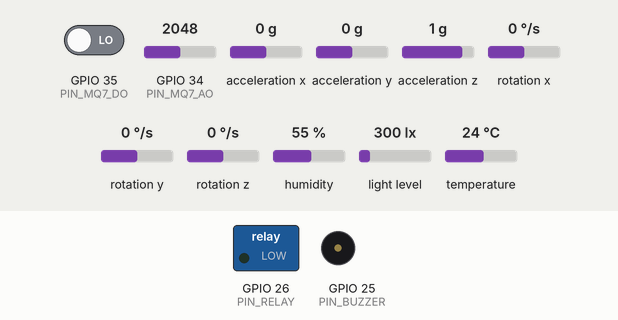
A sketch run on a simulated ESP32. Shown: switched loads named in the sketch (green lamp = pin HIGH), buzzer (waves = sounding). Wiring (inferred from the names in the program): MPU-6050 motion sensor at I2C address 0x68. The test bench sets the inputs (shaded band); at power-on: GPIO 34 (PIN_MQ7_AO) = 2048, acceleration x 0 g, acceleration y 0 g, GPIO 35 (PIN_MQ7_DO) LOW, acceleration z 1 g, rotation x 0 °/s, rotation y 0 °/s, rotation z 0 °/s, humidity 55 %, light level 300 lx, temperature 24 °C. WiFi joins after 1.5 s; servers stay silent unless stated; uploads are accepted with an empty reply; what the sketch prints to the serial monitor is not drawn.

Above: at 3.7 s.
3.8 s: GPIO 34 (PIN_MQ7_AO) set to 1948
At 4.6 s:
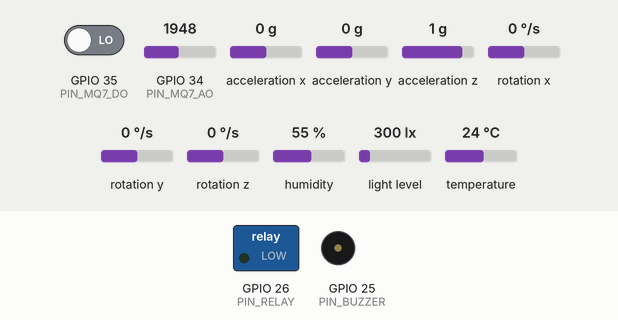
11.9 s: acceleration x set to -0.4 g
At 16.8 s:
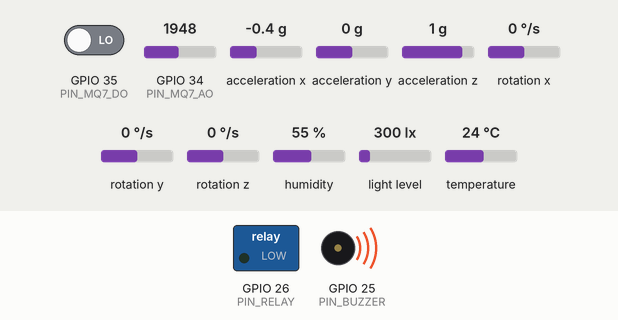
23.1 s: acceleration x set to 0 g
At 25.8 s:
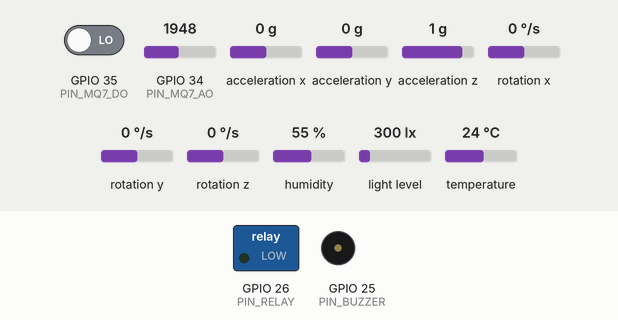
29.6 s: acceleration y set to -0.4 g
At 31.4 s:
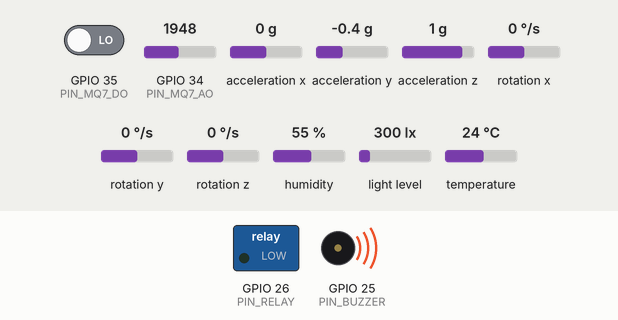
38.1 s: acceleration y set to 0 g
At 40.9 s:
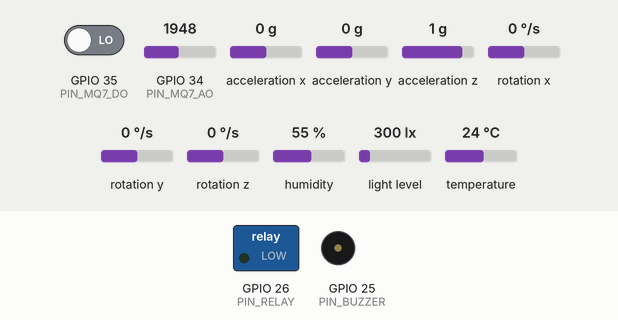
Timing chart, 0 to 42.4 s (numbered marks = the images above; inputs shaded):
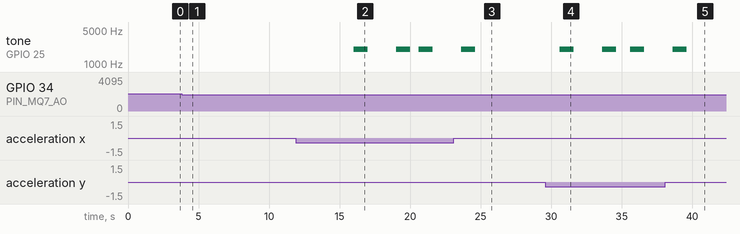

Measured:
- the behaviour switches between -0.2 and -0.3 g on acceleration x (found by bisection; images 1 and 2)
- the behaviour switches between -0.2 and -0.3 g on acceleration y (found by bisection; images 3 and 4)
- after the input at 3.8 s, tone on GPIO 25 (PIN_BUZZER): stops changing and stays silent
- after the input at 11.9 s, tone on GPIO 25 (PIN_BUZZER): goes 2000 Hz 1.0 s, silent 2.0 s, 2000 Hz 1.0 s, silent 0.60 s, 2000 Hz 1.0 s, then silent, starting after 4.1 s
- after the input at 23.1 s, tone on GPIO 25 (PIN_BUZZER): goes on until 24.6 s, then stays silent
- after the input at 29.6 s, tone on GPIO 25 (PIN_BUZZER): goes 2000 Hz 1.0 s, silent 2.0 s, 2000 Hz 1.0 s, silent 1.0 s, 2000 Hz 1.0 s, then silent, starting after 1.0 s
- after the input at 38.1 s, tone on GPIO 25 (PIN_BUZZER): goes on until 39.6 s, then stays silent

The sketch:

last_version.ino
```cpp
/* ============================================================
   Smart Building IoT - Zone 1, Node 01 (Main ESP32)
   + TWILIO SMS Alerts (Fixed with separate WiFiClientSecure)
   ============================================================ */

#include <WiFi.h>
#include <HTTPClient.h>
#include <WiFiClientSecure.h>
#include <DHT.h>
#include <Wire.h>
#include <ArduinoJson.h>
#include <BH1750.h>

/* ==================== CONFIGURATION ==================== */
const char *WIFI_SSID = "Hamza";
const char *WIFI_PASSWORD = "123456789";

const char *FIREBASE_HOST = "smartbuilding-88e33-default-rtdb.firebaseio.com";
const char *FIREBASE_DATABASE_SECRET = "ghmpNh23bQY9giBPbc5p3adfpIIBwHE3YOd1nYhG";

#define ZONE_ID "zone1"
#define DEVICE_ID "node_01"

/* --- TWILIO SMS Configuration --- */
#define SMS_ENABLED         true
#define SMS_PHONE_NUMBER    "+21623993737"
#define SMS_TWILIO_SID      "AC42b4d8e20eb0eca9cfc833383c10601e"
#define SMS_TWILIO_TOKEN    "e561d3e49a1b523ef035a00fde822a4c"
#define SMS_TWILIO_NUMBER   "+18382594027"

/* --- Pin Assignments --- */
#define PIN_DHT 4
#define PIN_MQ7_AO 34
#define PIN_MQ7_DO 35
#define PIN_BUZZER 25
#define PIN_RELAY 26

/* --- I2C Bus --- */
#define I2C_SDA 21
#define I2C_SCL 22
#define I2C_FREQ 100000

/* --- I2C Addresses --- */
#define MPU6050_ADDR 0x68
#define GY30_ADDR 0x23

/* --- Intervals --- */
#define PUBLISH_INTERVAL_MS 5000
#define SECURITY_POLL_MS 3000
#define WIFI_TIMEOUT_MS 15000
#define SMS_COOLDOWN_MS 300000    // 5 minutes between SMS

/* --- Thresholds --- */
#define THRESH_TEMP_HIGH 50.0
#define THRESH_CO_RAW_HIGH 2000
#define THRESH_VIBRATION 2.5
#define THRESH_INCLINATION 15.0

/* --- Buzzer --- */
#define BUZZER_FREQ_HZ 2000
#define BUZZER_DURATION_MS 1000
#define BUZZER_REPEAT_MS 3000

/* ==================== GLOBALS ==================== */
DHT dht(PIN_DHT, DHT22);
BH1750 gy30;
HTTPClient http;
WiFiClientSecure client;
WiFiClientSecure smsClient;  // SEPARATE client for Twilio HTTPS

unsigned long lastPublish = 0;
unsigned long lastBuzzer = 0;
unsigned long lastSecurityPoll = 0;
unsigned long lastSMS = 0;
bool buzzerActive = false;
bool smsSent = false;

/* ==================== SETUP & LOOP ==================== */
void setup() {
  Serial.begin(115200);
  delay(1000);
  Serial.println("\n========================================");
  Serial.println("[SYSTEM] Smart Building - Zone 1, Node 01");
  Serial.println("SMS Provider: Twilio");
  Serial.println("========================================");

  pinMode(PIN_MQ7_DO, INPUT);
  pinMode(PIN_RELAY, OUTPUT);
  digitalWrite(PIN_RELAY, LOW);

  Wire.begin(I2C_SDA, I2C_SCL);
  Wire.setClock(I2C_FREQ);
  initSensors();
  initBuzzer();
  connectWiFi();

  // Separate clients for Firebase and Twilio to avoid SSL conflicts
  client.setInsecure();
  smsClient.setInsecure();

  Serial.println("[SMS] Twilio configured");
  Serial.printf("[SMS] To: %s\n", SMS_PHONE_NUMBER);
  Serial.printf("[SMS] From: %s\n", SMS_TWILIO_NUMBER);
}

void loop() {
  unsigned long now = millis();

  if (WiFi.status() != WL_CONNECTED) {
    Serial.println("[WIFI] Reconnecting...");
    connectWiFi();
  }

  handleBuzzer();

  if (now - lastSecurityPoll >= SECURITY_POLL_MS) {
    lastSecurityPoll = now;
    pollRelayOverride();
    pollHumanDetection();
  }

  if (now - lastPublish >= PUBLISH_INTERVAL_MS) {
    lastPublish = now;
    publishAll();
  }
}

/* ==================== TWILIO SMS (FIXED) ==================== */
bool sendTwilioSMS(const char* messageBody) {
  if (!SMS_ENABLED) {
    Serial.println("[SMS] SMS disabled");
    return false;
  }

  if (WiFi.status() != WL_CONNECTED) {
    Serial.println("[SMS] No WiFi");
    return false;
  }

  unsigned long now = millis();
  if (now - lastSMS < SMS_COOLDOWN_MS) {
    Serial.printf("[SMS] Cooldown: %lus remaining\n",
                  (SMS_COOLDOWN_MS - (now - lastSMS)) / 1000);
    return false;
  }

  Serial.println("\n========== TWILIO SMS ==========");

  // Build URL
  String url = "https://api.twilio.com/2010-04-01/Accounts/";
  url += SMS_TWILIO_SID;
  url += "/Messages.json";

  Serial.printf("[SMS] URL: %s\n", url.c_str());

  // URL-encode message (simple version)
  String encodedMsg = String(messageBody);
  encodedMsg.replace(" ", "%20");
  encodedMsg.replace("!", "%21");
  encodedMsg.replace("#", "%23");
  encodedMsg.replace("$", "%24");
  encodedMsg.replace("&", "%26");
  encodedMsg.replace("'", "%27");
  encodedMsg.replace("(", "%28");
  encodedMsg.replace(")", "%29");
  encodedMsg.replace("*", "%2A");
  encodedMsg.replace("+", "%2B");
  encodedMsg.replace(",", "%2C");
  encodedMsg.replace("/", "%2F");
  encodedMsg.replace(":", "%3A");
  encodedMsg.replace(";", "%3B");
  encodedMsg.replace("=", "%3D");
  encodedMsg.replace("?", "%3F");
  encodedMsg.replace("@", "%40");
  encodedMsg.replace("[", "%5B");
  encodedMsg.replace("]", "%5D");

  // Build POST data
  String postData = "To=" + String(SMS_PHONE_NUMBER);
  postData += "&From=" + String(SMS_TWILIO_NUMBER);
  postData += "&Body=" + encodedMsg;

  Serial.printf("[SMS] To: %s\n", SMS_PHONE_NUMBER);
  Serial.printf("[SMS] From: %s\n", SMS_TWILIO_NUMBER);
  Serial.printf("[SMS] Body: %s\n", messageBody);

  // Use separate HTTP instance with separate client
  HTTPClient twilioHttp;
  twilioHttp.begin(smsClient, url);
  twilioHttp.setAuthorization(SMS_TWILIO_SID, SMS_TWILIO_TOKEN);
  twilioHttp.addHeader("Content-Type", "application/x-www-form-urlencoded");

  int httpCode = twilioHttp.POST(postData);
  String response = twilioHttp.getString();
  twilioHttp.end();

  Serial.printf("[SMS] HTTP Code: %d\n", httpCode);
  Serial.printf("[SMS] Response: %s\n", response.c_str());

  if (httpCode == 201) {
    Serial.println("[SMS] ✅ SUCCESS! SMS sent");
    lastSMS = now;
    return true;
  } else if (httpCode == 400) {
    Serial.println("[SMS] ❌ ERROR 400: Bad Request");
  } else if (httpCode == 401) {
    Serial.println("[SMS] ❌ ERROR 401: Unauthorized - check SID/Token");
  } else if (httpCode == 403) {
    Serial.println("[SMS] ❌ ERROR 403: Forbidden - trial account or unverified number");
    Serial.println("[SMS]    Go to https://www.twilio.com/console/phone-numbers/verified");
  } else if (httpCode == 404) {
    Serial.println("[SMS] ❌ ERROR 404: Not Found - check Account SID");
  } else if (httpCode == -1) {
    Serial.println("[SMS] ❌ ERROR -1: SSL/Connection failed");
  } else {
    Serial.printf("[SMS] ❌ ERROR %d\n", httpCode);
  }

  // Parse Twilio error JSON
  StaticJsonDocument<512> doc;
  DeserializationError err = deserializeJson(doc, response);
  if (!err) {
    if (doc["message"]) {
      Serial.printf("[SMS] Twilio message: %s\n", (const char*)doc["message"]);
    }
    if (doc["more_info"]) {
      Serial.printf("[SMS] More info: %s\n", (const char*)doc["more_info"]);
    }
    if (doc["code"]) {
      Serial.printf("[SMS] Error code: %d\n", (int)doc["code"]);
    }
  }

  Serial.println("================================\n");
  return false;
}

/* ==================== HUMAN DETECTION → RELAY ==================== */
void pollHumanDetection() {
  if (WiFi.status() != WL_CONNECTED) return;

  String url = "https://";
  url += FIREBASE_HOST;
  url += "/building/zone1/human_detection.json";
  if (strlen(FIREBASE_DATABASE_SECRET) > 0) {
    url += "?auth=";
    url += FIREBASE_DATABASE_SECRET;
  }

  http.begin(client, url);
  int httpCode = http.GET();

  if (httpCode == 200) {
    String payload = http.getString();
    payload.trim();

    if (payload == "null") {
      http.end();
      return;
    }

    StaticJsonDocument<512> doc;
    DeserializationError error = deserializeJson(doc, payload);

    if (error) {
      http.end();
      return;
    }

    const char* humanDetected = doc["human_detected"] | "no";
    float confidence = doc["confidence"] | 0.0;

    Serial.printf("[HUMAN] '%s' (%.0f%%)\n", humanDetected, confidence * 100);

    if (strcmp(humanDetected, "yes") == 0) {
      digitalWrite(PIN_RELAY, HIGH);
      Serial.println("[RELAY] ON — human detected");
    } else {
      digitalWrite(PIN_RELAY, LOW);
      Serial.println("[RELAY] OFF — clear");
    }
  }
  http.end();
}

void pollRelayOverride() {
  if (WiFi.status() != WL_CONNECTED) return;

  String url = "https://";
  url += FIREBASE_HOST;
  url += "/building/zone1/relay_override/state.json";
  if (strlen(FIREBASE_DATABASE_SECRET) > 0) {
    url += "?auth=";
    url += FIREBASE_DATABASE_SECRET;
  }

  http.begin(client, url);
  int httpCode = http.GET();

  if (httpCode == 200) {
    String payload = http.getString();
    payload.trim();
    if (payload.startsWith("\"")) payload = payload.substring(1);
    if (payload.endsWith("\"")) payload = payload.substring(0, payload.length() - 1);

    if (payload == "on") {
      digitalWrite(PIN_RELAY, HIGH);
    } else if (payload == "off") {
      digitalWrite(PIN_RELAY, LOW);
    }
  }
  http.end();
}

/* ==================== BUZZER ==================== */
void initBuzzer() {
  pinMode(PIN_BUZZER, OUTPUT);
  digitalWrite(PIN_BUZZER, LOW);
}

void triggerBuzzer() {
  buzzerActive = true;
  lastBuzzer = millis();
  tone(PIN_BUZZER, BUZZER_FREQ_HZ, BUZZER_DURATION_MS);
  Serial.println("[ALERT] Buzzer!");
}

void stopBuzzer() {
  buzzerActive = false;
  noTone(PIN_BUZZER);
  digitalWrite(PIN_BUZZER, LOW);
}

void handleBuzzer() {
  if (!buzzerActive) return;
  if (millis() - lastBuzzer >= BUZZER_REPEAT_MS) {
    lastBuzzer = millis();
    tone(PIN_BUZZER, BUZZER_FREQ_HZ, BUZZER_DURATION_MS);
  }
}

/* ==================== SENSORS ==================== */
void initSensors() {
  dht.begin();
  if (gy30.begin(BH1750::CONTINUOUS_HIGH_RES_MODE_2, GY30_ADDR, &Wire)) {
    Serial.println("[SENSORS] BH1750 OK");
  } else {
    Serial.println("[ERROR] BH1750 not found");
  }

  Wire.beginTransmission(MPU6050_ADDR);
  Wire.write(0x6B);
  Wire.write(0x00);
  if (Wire.endTransmission(true) == 0) {
    Serial.println("[SENSORS] MPU-6050 OK");
  } else {
    Serial.println("[ERROR] MPU-6050 not found");
  }
}

int readMQ7() {
  return analogRead(PIN_MQ7_AO);
}

float readLightGY30() {
  float lux = gy30.readLightLevel();
  if (lux < 0 || lux > 65535.0) return -1.0;
  return lux;
}

bool readMPU6050(float &vibration, float &inclination, float &ax, float &ay, float &az) {
  Wire.beginTransmission(MPU6050_ADDR);
  Wire.write(0x3B);
  if (Wire.endTransmission(false) != 0) return false;
  if (Wire.requestFrom(MPU6050_ADDR, (uint8_t)14, (bool)true) < 14) return false;

  int16_t rawX = (Wire.read() << 8) | Wire.read();
  int16_t rawY = (Wire.read() << 8) | Wire.read();
  int16_t rawZ = (Wire.read() << 8) | Wire.read();
  for (int i = 0; i < 8; i++) Wire.read();

  const float ACCEL_SCALE = 16384.0;
  ax = rawX / ACCEL_SCALE;
  ay = rawY / ACCEL_SCALE;
  az = rawZ / ACCEL_SCALE;

  float mag = sqrt(ax * ax + ay * ay + az * az);
  vibration = abs(mag - 1.0);
  inclination = acos(constrain(az / mag, -1.0, 1.0)) * 180.0 / PI;
  return true;
}

/* ==================== NETWORK ==================== */
void connectWiFi() {
  WiFi.mode(WIFI_STA);
  WiFi.begin(WIFI_SSID, WIFI_PASSWORD);
  Serial.print("[WIFI] Connecting");
  unsigned long start = millis();
  while (WiFi.status() != WL_CONNECTED && (millis() - start) < WIFI_TIMEOUT_MS) {
    delay(500); Serial.print(".");
  }
  if (WiFi.status() == WL_CONNECTED) {
    Serial.printf("\n[WIFI] IP: %s\n", WiFi.localIP().toString().c_str());
  } else {
    Serial.println("\n[WIFI] Timeout!");
  }
}

/* ==================== FIREBASE ==================== */
bool sendToFirebase(const char *path, JsonDocument &doc) {
  if (WiFi.status() != WL_CONNECTED) return false;

  String payload;
  serializeJson(doc, payload);

  String url = "https://";
  url += FIREBASE_HOST;
  url += path;
  url += ".json";
  if (strlen(FIREBASE_DATABASE_SECRET) > 0) {
    url += "?auth=";
    url += FIREBASE_DATABASE_SECRET;
  }

  http.begin(client, url);
  http.addHeader("Content-Type", "application/json");
  int httpCode = http.PUT(payload);

  bool ok = (httpCode == 200);
  http.end();
  return ok;
}

/* ==================== PUBLISH + TWILIO SMS ==================== */
void publishAll() {
  float temperature = dht.readTemperature();
  float humidity = dht.readHumidity();
  int coRaw = readMQ7();
  bool coDigital = digitalRead(PIN_MQ7_DO);
  float lightLux = readLightGY30();

  float vib, inc, ax, ay, az;
  bool mpuOK = readMPU6050(vib, inc, ax, ay, az);

  if (!isnan(temperature) && !isnan(humidity)) {
    JsonDocument doc;
    doc["device"] = DEVICE_ID;
    doc["zone"] = ZONE_ID;
    doc["temp_c"] = temperature;
    doc["hum_pct"] = humidity;
    doc["light_lux"] = lightLux;
    doc["co_raw"] = coRaw;
    doc["co_digital"] = coDigital;
    doc["timestamp_ms"] = millis();
    sendToFirebase("/building/zone1/environmental", doc);
  }

  if (mpuOK) {
    JsonDocument doc;
    doc["device"] = DEVICE_ID;
    doc["zone"] = ZONE_ID;
    doc["vibration_g"] = vib;
    doc["inclination_deg"] = inc;
    doc["accel_x"] = ax;
    doc["accel_y"] = ay;
    doc["accel_z"] = az;
    doc["timestamp_ms"] = millis();
    sendToFirebase("/building/zone1/structural", doc);
  }

  if (!isnan(temperature)) checkThresholds(temperature, coRaw, vib, inc);

  Serial.printf("[DATA] T:%.1fC H:%.1f%% CO:%d L:%.1f Vib:%.3f Inc:%.1f\n",
                temperature, humidity, coRaw, lightLux, vib, inc);
}

void checkThresholds(float temp, int coRaw, float vib, float inc) {
  bool alert = false;
  String alertMsg = "ALERT ";

  if (temp > THRESH_TEMP_HIGH) {
    publishAlert("CRITICAL", "High Temperature", temp);
    alertMsg += "TEMP:" + String(temp, 1) + "C ";
    alert = true;
  }
  if (coRaw > THRESH_CO_RAW_HIGH) {
    publishAlert("CRITICAL", "High CO Level", coRaw);
    alertMsg += "CO:" + String(coRaw) + " ";
    alert = true;
  }
  if (vib > THRESH_VIBRATION) {
    publishAlert("CRITICAL", "Structural Vibration", vib);
    alertMsg += "VIB:" + String(vib, 2) + "g ";
    alert = true;
  }
  if (inc > THRESH_INCLINATION) {
    publishAlert("CRITICAL", "Structural Inclination", inc);
    alertMsg += "INC:" + String(inc, 1) + "° ";
    alert = true;
  }

  if (alert) {
    triggerBuzzer();
    if (!smsSent) {
      alertMsg += "| " + String(ZONE_ID) + "/" + String(DEVICE_ID);
      sendTwilioSMS(alertMsg.c_str());
      smsSent = true;
    }
  } else {
    if (buzzerActive) stopBuzzer();
    smsSent = false;
  }
}

void publishAlert(const char *level, const char *msg, float value) {
  JsonDocument doc;
  doc["device"] = DEVICE_ID;
  doc["zone"] = ZONE_ID;
  doc["level"] = level;
  doc["message"] = msg;
  doc["value"] = value;
  doc["timestamp_ms"] = millis();
  sendToFirebase("/building/zone1/alerts", doc);
}
```
